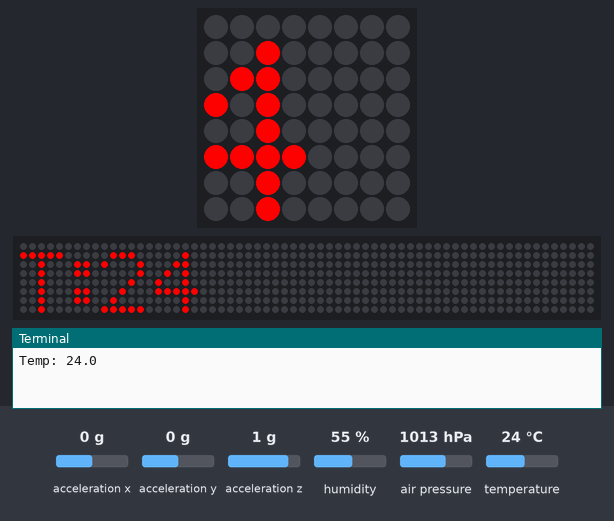
Recording of a program running on a simulated Raspberry Pi (BCM pin numbers) with a Sense HAT. On the bench: the Sense HAT's 8×8 RGB LED matrix, a strip that is not on the board, showing the scrolling text unrolled, the last lines printed to the terminal. Inputs (shaded band) come from the test bench; at power-on: acceleration z 1 g, humidity 55 %, air pressure 1013 hPa, temperature 24 °C, acceleration x 0 g, acceleration y 0 g. The 64×8 strip is a reading aid, not a part: it shows the text the matrix is scrolling, unrolled, one strip-width of it at a time.

Above: at 6.57 s.
6.6 s: acceleration z set to -1.4 g
8.2 s: humidity set to 22 %
At 9.21 s:
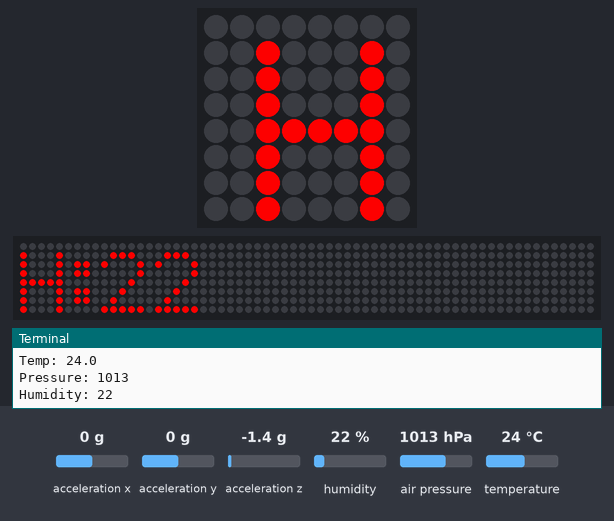
10.5 s: air pressure set to 952 hPa
12.1 s: temperature set to 12 °C
At 13.93 s:
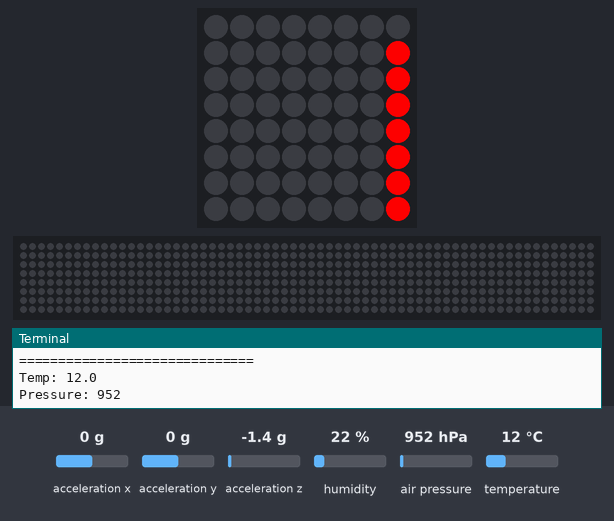
14.0 s: acceleration z set to -0.8 g
At 17.63 s:
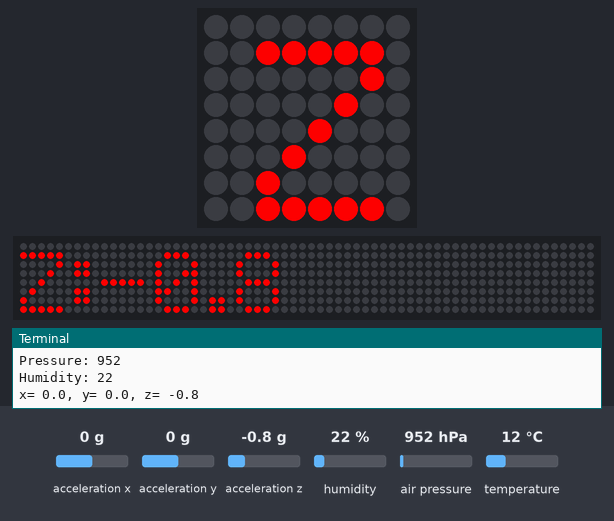

The program:

aws-iot-test01.py
```python
# Name: M Bitar
# Project: Demo - Environmental Sensors Logging
# Date: March 14, 2020
#
from sense_hat import SenseHat

from time import sleep
#sleep(1)
from random import randint
#num = randint(0,10)

sleep_val = .1
text_speed = .05
sense = SenseHat()
sense.clear()
r = 255
g = 255
b = 255

sense.clear((0, 0, 0))
red = (r,0,0)
back_clr = (0, 0, 0)
black = (0, 0, 0)
sense.show_message("AWS IoT Prototype", text_colour=red, back_colour=back_clr, scroll_speed=.05)


while (True):

    temp = sense.get_temperature()
    print("Temp: "+str(temp))
    sense.show_message("T:"+str(round(temp)), text_colour=red, back_colour=back_clr, scroll_speed=text_speed)
    sense.clear((0, 0, 0))
    sleep(sleep_val )

    pressure = sense.get_pressure()
    print("Pressure: "+str(round(pressure)))
    sense.show_message("P:"+str(round(pressure)), text_colour=red, back_colour=back_clr, scroll_speed=text_speed)
    sense.clear((0, 0, 0))
    sleep(sleep_val )

    humidity = sense.get_humidity()
    print("Humidity: "+str(round(humidity)))
    sense.show_message("H:"+str(round(humidity)), text_colour=red, back_colour=back_clr, scroll_speed=text_speed)
    sleep(sleep_val )

    acceleration = sense.get_accelerometer_raw()
    x = acceleration['x']
    y = acceleration['y']
    z = acceleration['z']
    x=round(x, 2)
    y=round(y, 2)
    z=round(z, 2)
    print("x= {0}, y= {1}, z= {2}".format(x, y, z))
    sense.show_message("Z:"+str(z), text_colour=red, back_colour=back_clr, scroll_speed=text_speed)
    sleep(sleep_val )

    print("=" * 30)

    for event in sense.stick.get_events():
    # quit if button pressed
        sense.clear(0, 0, 0)
        quit()
```
